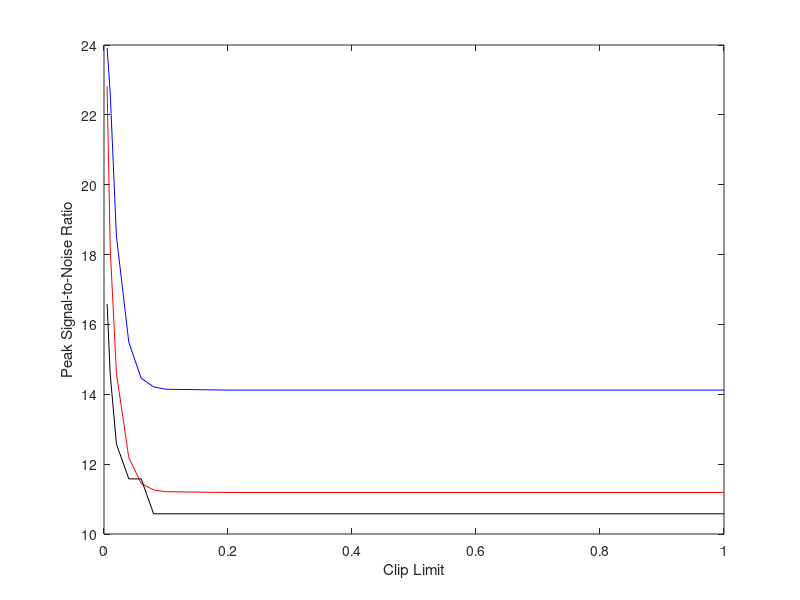

The MATLAB script that drew this image: (Note: this script raises an error after producing the figure.)
x = [22.8152,18.1908,14.6060,12.1853, 11.4489, 11.2613,11.2113,11.1890,11.1890,11.1890,11.1890,11.1890,11.1890];
y=[0.005,0.01,0.02,0.04,0.06,0.08,0.1,0.2,0.4,0.6,0.8,0.9,1];
plot(y,x,'r');
hold on
%x2=[0.9190,0.7634,0.5029,0.2499,0.1722,0.1549,0.1509,0.1500,0.1500,0.111.1890500,0.1500,0.1500,0.1500];
%plot(y,x2,'g');

%x3=[1,0.7903,0.5640,0.3358,0.2702,0.2595,0.2578,0.2577,0.2577,0.2577,0.2577,0.2577,0.2577];
%plot(y,x3,'y');

x4=[23.9190,22.6294,18.5327,15.4906,14.4612,14.2108,14.1441,14.1198,14.1198,14.1198,14.1198,14.1198,14.1198];
plot(y,x4,'b');

x5=[16.5827,14.5813,12.5797,11.5785,11.5782,10.5782, 10.5782,10.5782,10.5782,10.5782, 10.5782,10.5782,10.5782]
plot(y,x5,'k');
xlabel('Clip Limit');
ylabel('Peak Signal-to-Noise Ratio');
hold off


hsv=rgb2hsv(Im);
H=hsv(:,:,1);
S=hsv(:,:,2);
V=hsv(:,:,3);
S=adapthisteq(S,'ClipLimit',0.01,'Distribution','rayleigh');
V=adapthisteq(V,'ClipLimit',0.01,'Distribution','rayleigh');
HSV=cat(3,H,S,V);
HSV1=hsv2rgb(HSV);
figure(2);
subplot(2,2,2);
imshow(HSV1);
title('HSV image');





I1=imguidedfilter(RGB1);
figure(3);
subplot(2,2,1);
imshow(I1);
title('Guided filter image on RGB');


I2=imguidedfilter(YCBCR);
figure(3);
subplot(2,2,2);
imshow(I2);
title('Guided filter image on ycbcr');

I3=imguidedfilter(HSV1);
figure(3);
subplot(2,2,3);
imshow(I3);
title('Guided filter image on HSV');

ycbcr=rgb2ycbcr(Im);
Y=ycbcr(:,:,1);
Cb=ycbcr(:,:,2);
Cr=ycbcr(:,:,3);
y1=adapthisteq(Y,'ClipLimit',0.01,'Distribution','rayleigh');
YCBCR1=cat(3,y1,Cb,Cr);
YCBCR1=ycbcr2rgb(YCBCR1);
figure(2);
subplot(2,2,1);
imshow(YCBCR1);
title('YCBCR image');

y2=adapthisteq(Y,'ClipLimit',0.01,'Distribution','uniform');
YCBCR2=cat(3,y2,Cb,Cr);
YCBCR2=ycbcr2rgb(YCBCR2);
figure(2);
subplot(2,2,2);
imshow(YCBCR2);
title('YCBCR image');


Y3=adapthisteq(Y,'ClipLimit',0.01,'Distribution','exponential');
YCBCR3=cat(3,Y3,Cb,Cr);
YCBCR3=ycbcr2rgb(YCBCR3);
figure(2);
subplot(2,2,3);
imshow(YCBCR3);
title('YCBCR image');
%display(psnr_2);
%psnr_3=psnr(HSV4,Im);
%display(psnr_3);
%psnr_4=psnr(HSV5,Im);
%display(psnr_4);
HSV1=uint8(HSV1);
I3=uint8(I3);
mse_1=immse(RGB1,Im);
display(mse_1);
mse_2=immse(HSV1,Im);
display(mse_2);
mse_3=immse(YCBCR1,Im);
display(mse_3);
mse_1=immse(I1,Im);
display(mse_1);
mse_2=immse(I2,Im);
display(mse_2);
mse_3=immse(I3,Im);
display(mse_3);

ycbcr=rgb2ycbcr(Im);
Y=ycbcr(:,:,1);
Cb=ycbcr(:,:,2);
Cr=ycbcr(:,:,3);
y1=adapthisteq(Y,'ClipLimit',0.4,'Distribution','rayleigh');
YCBCR1=cat(3,y1,Cb,Cr);
YCBCR1=ycbcr2rgb(YCBCR1);


y2=adapthisteq(Y,'ClipLimit',0.25,'Distribution','rayleigh');
YCBCR2=cat(3,y2,Cb,Cr);
YCBCR2=ycbcr2rgb(YCBCR2);



Y3=adapthisteq(Y,'ClipLimit',0.1,'Distribution','rayleigh');
YCBCR3=cat(3,Y3,Cb,Cr);
YCBCR3=ycbcr2rgb(YCBCR3);


Y4=adapthisteq(Y,'ClipLimit',0.05,'Distribution','rayleigh');
YCBCR4=cat(3,Y4,Cb,Cr);
YCBCR4=ycbcr2rgb(YCBCR4);

Y5=adapthisteq(Y,'ClipLimit',0.01,'Distribution','rayleigh');
YCBCR5=cat(3,Y5,Cb,Cr);
YCBCR5=ycbcr2rgb(YCBCR5);
R=Im(:,:,1);
G=Im(:,:,2);
B=Im(:,:,3);
r1=adapthisteq(R,'ClipLimit',0.4,'Distribution','exponential');
g1=adapthisteq(G,'ClipLimit',0.4,'Distribution','exponential');
b1=adapthisteq(B,'ClipLimit',0.4,'Distribution','exponential');
RGB1=cat(3,r1,g1,b1);

r2=adapthisteq(R,'ClipLimit',0.25,'Distribution','exponential');
g2=adapthisteq(G,'ClipLimit',0.25,'Distribution','exponential');
b2=adapthisteq(B,'ClipLimit',0.25,'Distribution','exponential');
RGB2=cat(3,r2,g2,b2);


r3=adapthisteq(R,'ClipLimit',0.1,'Distribution','exponential');
g3=adapthisteq(G,'ClipLimit',0.1,'Distribution','exponential');
b3=adapthisteq(B,'ClipLimit',0.1,'Distribution','exponential');
RGB3=cat(3,r3,g3,b3);



r4=adapthisteq(R,'ClipLimit',0.05,'Distribution','exponential');
g4=adapthisteq(G,'ClipLimit',0.05,'Distribution','exponential');
b4=adapthisteq(B,'ClipLimit',0.05,'Distribution','exponential');
RGB4=cat(3,r4,g4,b4);

r5=adapthisteq(R,'ClipLimit',0.01,'Distribution','exponential');
g5=adapthisteq(G,'ClipLimit',0.01,'Distribution','exponential');
b5=adapthisteq(B,'ClipLimit',0.01,'Distribution','exponential');
RGB5=cat(3,r5,g5,b5);


psnr_1=psnr(RGB1,Im);
display(psnr_1);
psnr_4=psnr(HSV1,Im);
display(psnr_4);
psnr_2=psnr(YCBCR1,Im);
display(psnr_2);
psnr_3=psnr(I1,Im);
display(psnr_3);
psnr_4=psnr(I2,Im);
display(psnr_4);
psnr_4=psnr(I3,Im);
display(psnr_4);



hsv=rgb2hsv(Im);
H=hsv(:,:,1);
S=hsv(:,:,2);
V=hsv(:,:,3);
S1=adapthisteq(S,'ClipLimit',0.01,'Distribution','rayleigh');
V1=adapthisteq(V,'ClipLimit',0.01,'Distribution','rayleigh');
HSV1=cat(3,H,S1,V1);
HSV1=hsv2rgb(HSV1);
figure(2);
subplot(2,2,1);
imshow(HSV1);
title('HSV image');

hsv=rgb2hsv(Im);
H=hsv(:,:,1);
S=hsv(:,:,2);
V=hsv(:,:,3);
S=adapthisteq(S,'ClipLimit',0.01,'Distribution','rayleigh');
V=adapthisteq(V,'ClipLimit',0.01,'Distribution','rayleigh');
HSV1=cat(3,H,S,V);
HSV1=hsv2rgb(HSV1);
figure(2);
subplot(2,2,1);
imshow(HSV1);
title('HSV image');


hsv=rgb2hsv(Im);
H=hsv(:,:,1);
S2=hsv(:,:,2);
V2=hsv(:,:,3);
S2=adapthisteq(S,'ClipLimit',0.01,'Distribution','uniform');
V2=adapthisteq(V,'ClipLimit',0.01,'Distribution','uniform');
HSV2=cat(3,H,S2,V2);
HSV2=hsv2rgb(HSV2);
figure(2);
subplot(2,2,2);
imshow(HSV2);
title('HSV image');

hsv=rgb2hsv(Im);
H=hsv(:,:,1);
S3=hsv(:,:,2);
V3=hsv(:,:,3);
S3=adapthisteq(S,'ClipLimit',0.01,'Distribution','exponential');
V3=adapthisteq(V,'ClipLimit',0.01,'Distribution','exponential');
HSV3=cat(3,H,S3,V3);
HSV3=hsv2rgb(HSV3);
figure(2);
subplot(2,2,3);
imshow(HSV3);
title('HSV image');
ycbcr=rgb2ycbcr(Im);
Y=ycbcr(:,:,1);
Cb=ycbcr(:,:,2);
Cr=ycbcr(:,:,3);
y1=adapthisteq(Y,'ClipLimit',0.4,'Distribution','exponential');
YCBCR1=cat(3,y1,Cb,Cr);
YCBCR1=ycbcr2rgb(YCBCR1);


y2=adapthisteq(Y,'ClipLimit',0.25,'Distribution','exponential');
YCBCR2=cat(3,y2,Cb,Cr);
YCBCR2=ycbcr2rgb(YCBCR2);



Y3=adapthisteq(Y,'ClipLimit',0.1,'Distribution','exponential');
YCBCR3=cat(3,Y3,Cb,Cr);
YCBCR3=ycbcr2rgb(YCBCR3);


Y4=adapthisteq(Y,'ClipLimit',0.05,'Distribution','exponential');
YCBCR4=cat(3,Y4,Cb,Cr);
YCBCR4=ycbcr2rgb(YCBCR4);

Y5=adapthisteq(Y,'ClipLimit',0.01,'Distribution','exponential');
YCBCR5=cat(3,Y5,Cb,Cr);
YCBCR5=ycbcr2rgb(YCBCR5);




